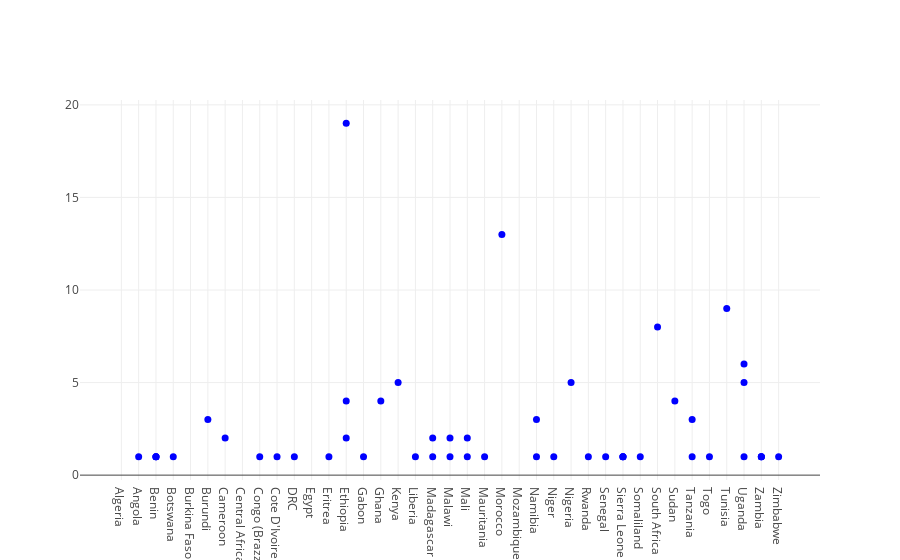

This figure's notebook cell:
### Code cell
# Create a trace
trace = {"y": newsurveys['npaprograms'], 
          "x": newsurveys['country'], 
          "marker": {"color": "blue", "size": 7}, 
          "mode": "markers", 
          "type": "scatter",
         #"text": df['npaprograms']
}


data = [trace]

layout = go.Layout(
    autosize=True,
    #width=500,
    #height=1000,
)

fig = go.Figure(data=data, layout=layout)

py.offline.iplot(fig)

### Figure 1 — Plotly figure (JSON) as saved in the notebook; plotly's stock layout.template omitted (floating-point values rounded to 4 significant figures)
{"data": [{"marker": {"color": "blue", "size": 7}, "mode": "markers", "type": "scatter", "uid": "bb491194-0c65-4a12-b925-2d77fbddcdc2", "x": ["Algeria", "Algeria", "Algeria", "Angola", "Angola", "Benin", "Benin", "Benin", "Benin", "Benin", "Botswana", "Botswana", "Burkina Faso", "Burkina Faso", "Burkina Faso", "Burundi", "Burundi", "Burundi", "Burundi", "Cameroon", "Central African Republic", "Congo (Brazzaville)", "Cote D'Ivoire", "Cote D'Ivoire", "DRC", "DRC", "Egypt", "Eritrea", "Ethiopia", "Ethiopia", "Ethiopia", "Ethiopia", "Ethiopia", "Gabon", "Gabon", "Ghana", "Kenya", "Kenya", "Liberia", "Madagascar", "Madagascar", "Madagascar", "Malawi", "Malawi", "Malawi", "Malawi", "Mali", "Mali", "Mali", "Mali", "Mauritania", "Mauritania", "Morocco", "Morocco", "Mozambique", "Mozambique", "Namibia", "Namibia", "Namibia", "Namibia", "Niger", "Nigeria", "Rwanda", "Rwanda", "Senegal", "Senegal", "Sierra Leone", "Sierra Leone", "Sierra Leone", "Sierra Leone", "Somaliland", "South Africa", "Sudan", "Sudan", "Tanzania", "Tanzania", "Togo", "Tunisia", "Tunisia", "Uganda", "Uganda", "Uganda", "Uganda", "Uganda", "Zambia", "Zambia", "Zambia", "Zambia", "Zimbabwe", "Zimbabwe", "Zimbabwe"], "y": [null, null, null, 1, null, 1, 1, 1, null, null, 1, null, null, null, null, null, 3, null, null, 2, null, 1, 1, null, 1, null, null, 1, 2, 19, 4, null, null, 1, null, 4, 5, null, 1, 2, 1, null, 1, 2, null, null, 2, 1, null, null, 1, null, 13, null, null, null, 3, 1, null, null, 1, 5, 1, null, 1, null, null, 1, 1, 1, 1, 8, 4, null, 1, 3, 1, 9, null, 1, 6, 5, null, null, 1, 1, 1, null, null, null, 1]}], "layout": {"autosize": true}}
